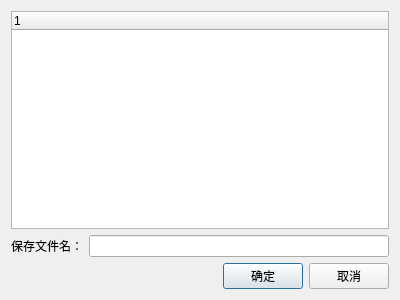
<?xml version="1.0" encoding="UTF-8"?>
<ui version="4.0">
 <class>SaveTreeDialog</class>
 <widget class="QDialog" name="SaveTreeDialog">
  <property name="geometry">
   <rect>
    <x>0</x>
    <y>0</y>
    <width>400</width>
    <height>300</height>
   </rect>
  </property>
  <property name="windowTitle">
   <string>Dialog</string>
  </property>
  <layout class="QVBoxLayout" name="verticalLayout">
   <item>
    <widget class="JsonTree" name="treeWidget">
     <column>
      <property name="text">
       <string notr="true">1</string>
      </property>
     </column>
    </widget>
   </item>
   <item>
    <layout class="QHBoxLayout" name="horizontalLayout_2">
     <item>
      <widget class="QLabel" name="label">
       <property name="text">
        <string>保存文件名：</string>
       </property>
      </widget>
     </item>
     <item>
      <widget class="QLineEdit" name="lineEdit"/>
     </item>
    </layout>
   </item>
   <item>
    <layout class="QHBoxLayout" name="horizontalLayout">
     <item>
      <spacer name="horizontalSpacer">
       <property name="orientation">
        <enum>Qt::Horizontal</enum>
       </property>
       <property name="sizeHint" stdset="0">
        <size>
         <width>40</width>
         <height>20</height>
        </size>
       </property>
      </spacer>
     </item>
     <item>
      <widget class="QPushButton" name="buttonConfirm">
       <property name="text">
        <string>确定</string>
       </property>
      </widget>
     </item>
     <item>
      <widget class="QPushButton" name="buttonCancel">
       <property name="text">
        <string>取消</string>
       </property>
      </widget>
     </item>
    </layout>
   </item>
  </layout>
 </widget>
 <customwidgets>
  <customwidget>
   <class>JsonTree</class>
   <extends>QTreeWidget</extends>
   <header>utils/JsonTree.h</header>
  </customwidget>
 </customwidgets>
 <resources/>
 <connections/>
</ui>
